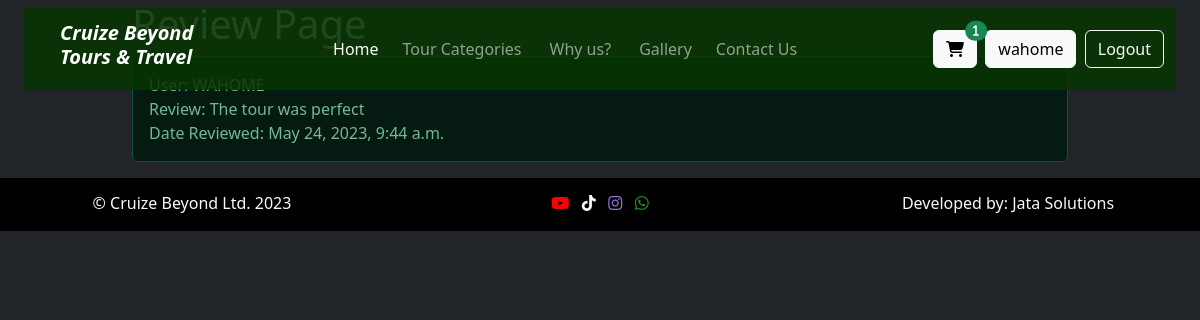
The page /review/4/ (signed in) on the database as committed earlier.
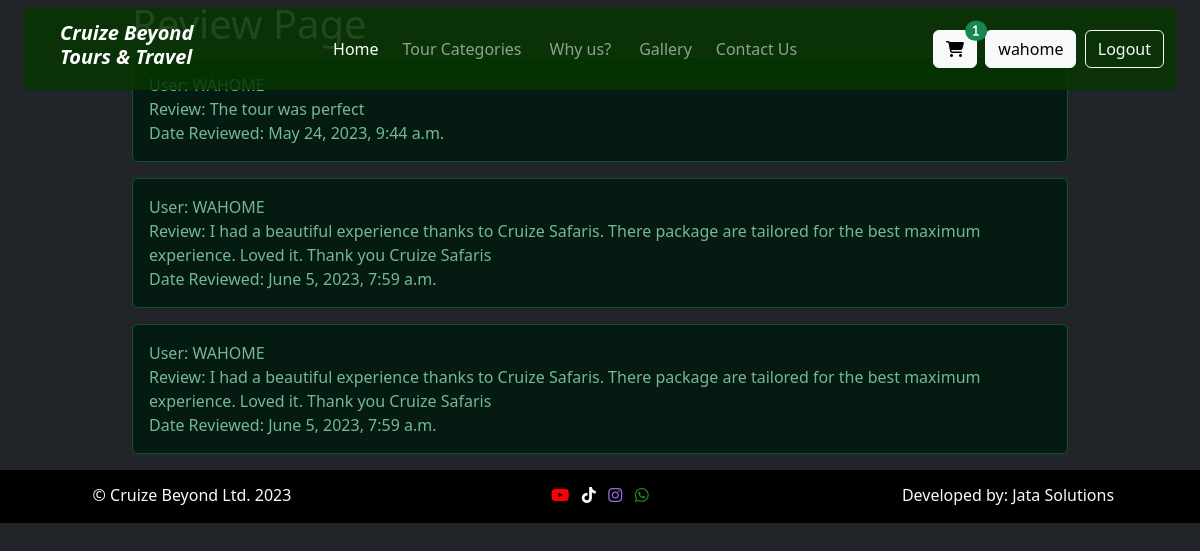
The same page on the database as committed later.
### base/models.py (models this page shows, shortened)
class Review(models.Model):
    user = models.ForeignKey(User, on_delete=models.CASCADE, related_name="review")
    tour = models.ForeignKey(Destination, null=True, on_delete=models.SET_NULL, related_name="tour_review")
    comment = models.TextField()
    uploaded_date = models.DateTimeField(auto_now=True)

class User(AbstractUser):
    email = models.EmailField(unique=True)
    USERNAME_FIELD = 'email'
    REQUIRED_FIELDS = ['username']
    def __str__(self):
        return self.username

### base/views.py (the view)
# urls.py: path("review/<str:pk>/", views.Review_tour, name="review"),
@login_required(login_url="signin")
def Review_tour(request, pk):
    tour = Destination.objects.get(id=pk)
    print("Toour: ", tour)
    tour_review = Review.objects.all
    if request.method == 'POST':
        user = request.user
        tour = tour
        comment = request.POST['comment']
        tour_review = Review.objects.create(user=user,tour=tour, comment=comment)
        tour_review.save()
        messages.success(request, ("Review sent successfully"))
        return redirect(request.META.get('HTTP_REFERER', '/'))
    else:
        context = {
            "review" : tour_review
        }
        return render(request, "review.html", context)

### base/models.py (called while the page is built)
    def __str__(self):
        return self.name

### templates/review.html
{% extends 'header.html' %}
{% block content %}
<div class="container">
    <h1>Review Page</h1>
    {% for review in review%}
    <div class="alert alert-success" role="alert">
        User: {{review.user|upper}}<br>
        Review: {{review.comment}}<br>
        Date Reviewed: {{review.uploaded_date}}<br>
    </div>
    {% endfor %}
</div>
{% endblock content %}

Rows that differ between the two databases and show on the page:
added Review: user "WAHOME", comment "I had a beautiful experience thanks to Cruize Safaris. There package are tailored for the best maximum experience. Loved it. Thank you Cruize Safaris", uploaded_date "June 5, 2023, 7:59 a.m."
added Review: user "WAHOME", comment "I had a beautiful experience thanks to Cruize Safaris. There package are tailored for the best maximum experience. Loved it. Thank you Cruize Safaris", uploaded_date "June 5, 2023, 7:59 a.m."
